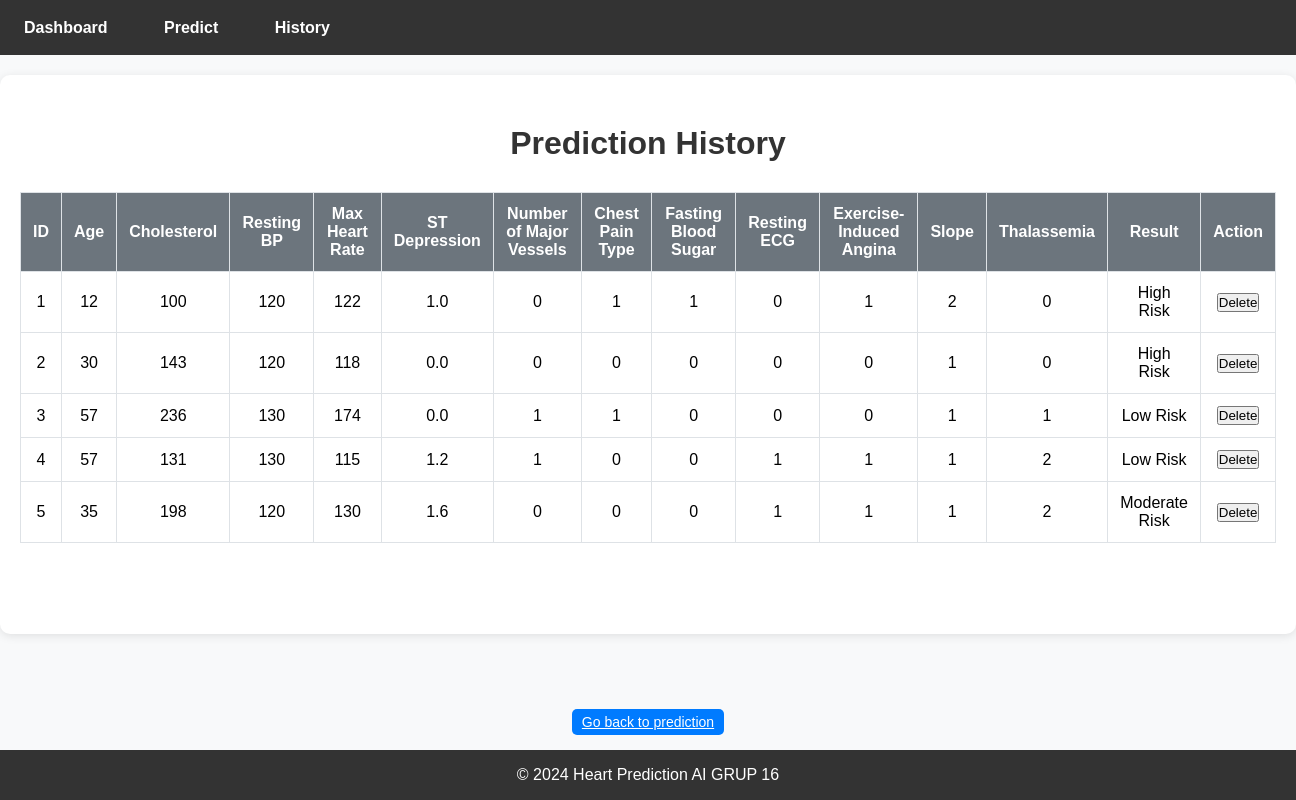
Before: /history with the older database file.
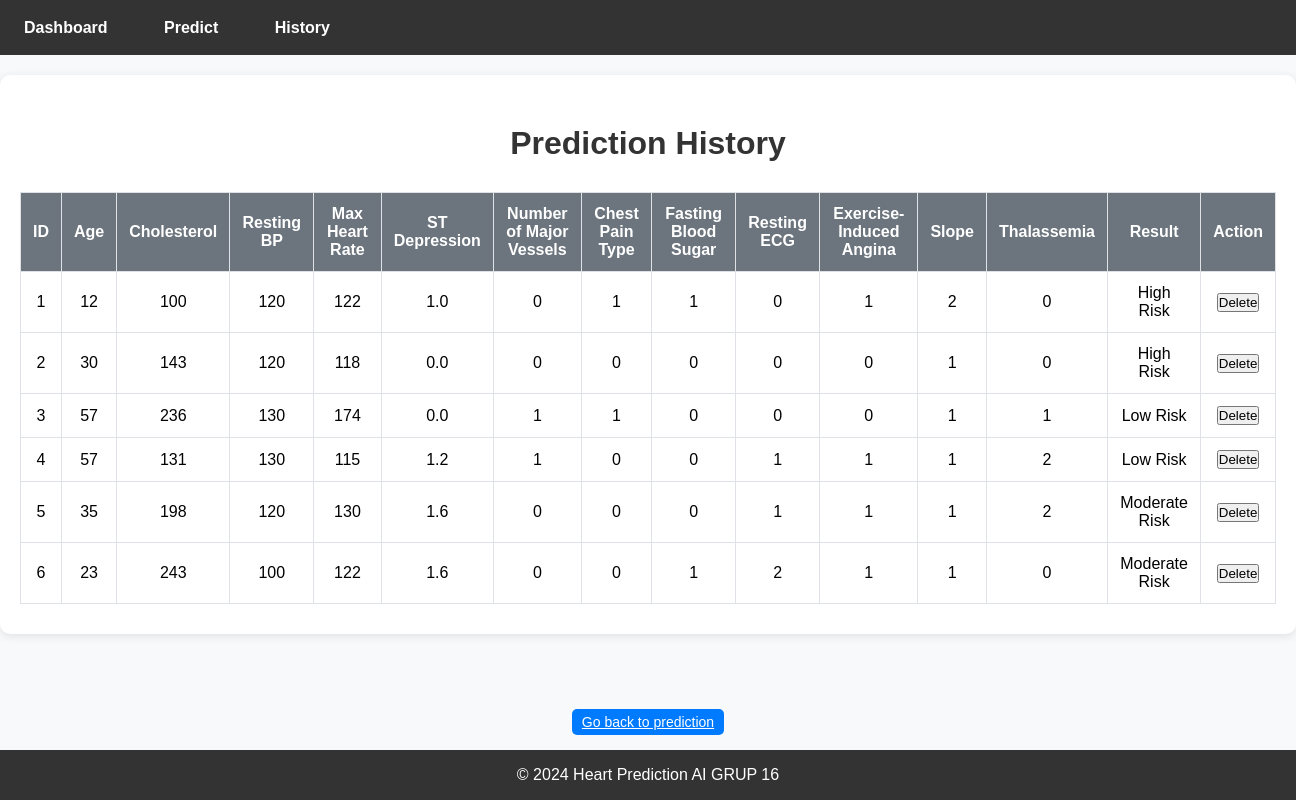
After: the same page with the newer database file.
### app.py (models this page shows, shortened)
class Prediction(db.Model):
    id = db.Column(db.Integer, primary_key=True)
    age = db.Column(db.Integer)
    chol = db.Column(db.Integer)
    trestbps = db.Column(db.Integer)
    thalach = db.Column(db.Integer)
    oldpeak = db.Column(db.Float)
    ca = db.Column(db.Integer)
    cp = db.Column(db.Integer)  # Ensure this line exists
    fbs = db.Column(db.Integer)
    restecg = db.Column(db.Integer)
    exang = db.Column(db.Integer)
    slope = db.Column(db.Integer)
    thal = db.Column(db.Integer)
    result = db.Column(db.String)

### app.py (the view)
@app.route('/history')
def history():
    predictions = Prediction.query.all()  # Get all predictions from the database
    return render_template('history.html', predictions=predictions)

### templates/history.html (shortened to what this page needs)
<!DOCTYPE html>
<html lang="en">
<head>
    <link rel="stylesheet" href="{{ url_for('static', filename='styles.css') }}">
</head>
<body>
    <nav class="main-navbar">
        <ul>
            <li><a href="{{ url_for('dashboard') }}">Dashboard</a></li>
            <li><a href="{{ url_for('predict') }}">Predict</a></li>
            <li><a href="{{ url_for('history') }}">History</a></li>
        </ul>
    </nav>
    <div class="container">
        <h1 class="text-center">Prediction History</h1>
        <div class="table-responsive">
            <table class="table table-striped">
                <thead class="thead-light">
                    <tr>
                        <th>ID</th>
                        <th>Age</th>
                        <th>Cholesterol</th>
                        <th>Resting BP</th>
                        <th>Max Heart Rate</th>
                        <th>ST Depression</th>
                        <th>Number of Major Vessels</th>
                        <th>Chest Pain Type</th>
                        <th>Fasting Blood Sugar</th>
                        <th>Resting ECG</th>
                        <th>Exercise-Induced Angina</th>
                        <th>Slope</th>
                        <th>Thalassemia</th>
                        <th>Result</th>
                        <th>Action</th>
                    </tr>
                </thead>
                <tbody>
                    {% for prediction in predictions %}
                    <tr>
                        <td>{{ prediction.id }}</td>
                        <td>{{ prediction.age }}</td>
                        <td>{{ prediction.chol }}</td>
                        <td>{{ prediction.trestbps }}</td>
                        <td>{{ prediction.thalach }}</td>
                        <td>{{ prediction.oldpeak }}</td>
                        <td>{{ prediction.ca }}</td>
                        <td>{{ prediction.cp }}</td>
                        <td>{{ prediction.fbs }}</td>
                        <td>{{ prediction.restecg }}</td>
                        <td>{{ prediction.exang }}</td>
                        <td>{{ prediction.slope }}</td>
                        <td>{{ prediction.thal }}</td>
                        <td>{{ prediction.result }}</td>
                        <td>
                            <form action="{{ url_for('delete_prediction', prediction_id=prediction.id) }}" method="POST" style="display:inline;">
                                <button type="submit" class="btn btn-danger btn-sm">Delete</button>
                            </form>
                        </td>
                    </tr>
                    {% endfor %}
                </tbody>
            </table>
        </div>
    </div>
    <div class="text-center bottom-button">
        <a href="{{ url_for('predict') }}" class="btn btn-primary history-button">Go back to prediction</a>
    </div>
    <footer class="main-footer">
        <p>© 2024 Heart Prediction AI GRUP 16</p>
    </footer>
</body>
</html>

Changed rows visible on the page:
added Prediction: id "6", age "23", chol "243", trestbps "100", thalach "122", oldpeak "1.6", ca "0", cp "0", fbs "1", restecg "2", exang "1", slope "1", thal "0", result "Moderate Risk"
